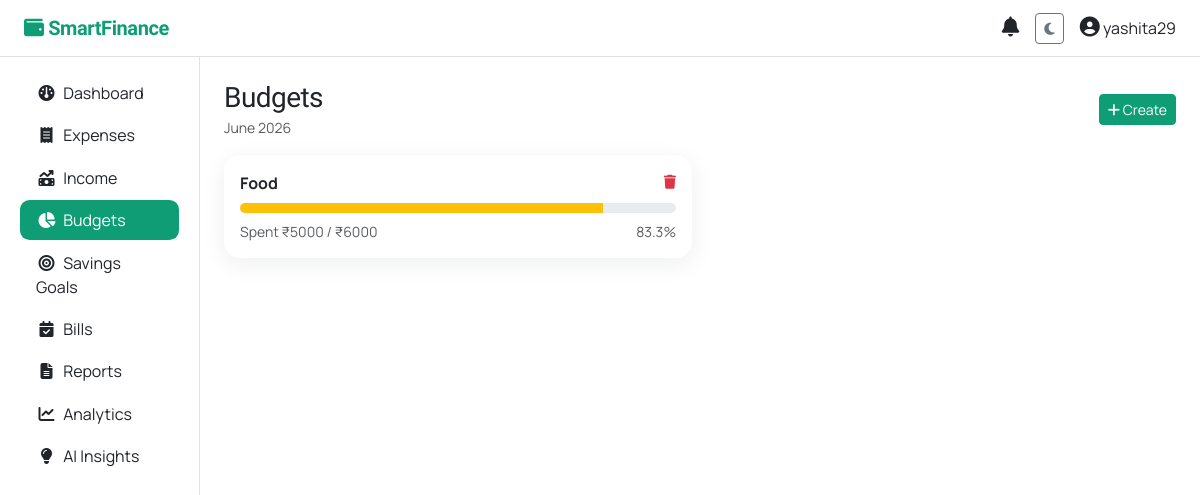
Page /budgets/ (signed in) on the committed database.
### core/models.py (models this page shows, shortened)
class Budget(models.Model):
    user = models.ForeignKey(settings.AUTH_USER_MODEL, on_delete=models.CASCADE, related_name="budgets")
    category = models.ForeignKey(Category, on_delete=models.CASCADE, related_name="budgets")
    month = models.DateField(help_text="First day of the budget month")
    limit_amount = models.DecimalField(max_digits=12, decimal_places=2)
    class Meta:
        unique_together = ("user", "category", "month")
        ordering = ["-month"]
        indexes = [models.Index(fields=["user", "month"])]
    def spent(self):
        agg = Expense.objects.filter(
            user=self.user, category=self.category,
            date__year=self.month.year, date__month=self.month.month,
        ).aggregate(total=models.Sum("amount"))
        return agg["total"] or Decimal("0")
    def percent_used(self):
        if self.limit_amount == 0:
            return 0
        return round((self.spent() / self.limit_amount) * 100, 1)

class Category(models.Model):
    KIND_EXPENSE = "expense"
    KIND_INCOME = "income"
    KIND_CHOICES = [(KIND_EXPENSE, "Expense"), (KIND_INCOME, "Income")]
    name = models.CharField(max_length=64)
    kind = models.CharField(max_length=10, choices=KIND_CHOICES, default=KIND_EXPENSE)
    icon = models.CharField(max_length=40, blank=True, help_text="Font Awesome class, e.g. 'fa-utensils'")
    class Meta:
        verbose_name_plural = "categories"
        unique_together = ("name", "kind")
        ordering = ["name"]

### core/views.py (the view)
# urls.py: path("budgets/", views.budget_list, name="budget_list"),
@login_required
def budget_list(request):
    today = timezone.now().date().replace(day=1)
    budgets = Budget.objects.filter(user=request.user, month=today).select_related("category")
    return render(request, "budget_list.html", {"budgets": budgets, "month": today})

### core/context_processors.py (called while the page is built)
def notifications(request):
    if not request.user.is_authenticated:
        return {}
    qs = Notification.objects.filter(user=request.user, is_read=False)
    return {"unread_notifications": qs[:10], "unread_count": qs.count()}

### templates/budget_list.html (shortened to what this page needs)
{% extends "base.html" %}
{% block content %}
<div class="d-flex justify-content-between align-items-center mb-3">
  <div><h3 class="mb-0">Budgets</h3><span class="text-muted small">{{ month|date:"F Y" }}</span></div>
  <a href="{% url 'budget_create' %}" class="btn btn-accent btn-sm"><i class="fa-solid fa-plus"></i> Create</a>
</div>
<div class="row g-3">
{% for b in budgets %}
  <div class="col-md-6">
    <div class="card sf-card p-3">
      <div class="d-flex justify-content-between"><strong>{{ b.category.name }}</strong>
        <a href="{% url 'budget_delete' b.pk %}" class="text-danger small"><i class="fa-solid fa-trash"></i></a></div>
      <div class="progress my-2" style="height:10px">
        <div class="progress-bar {% if b.percent_used > 100 %}bg-danger{% elif b.percent_used > 80 %}bg-warning{% else %}bg-success{% endif %}" style="width:{% if b.percent_used > 100 %}100{% else %}{{ b.percent_used }}{% endif %}%"></div>
      </div>
      <div class="d-flex justify-content-between small text-muted">
        <span>Spent ₹{{ b.spent|floatformat:0 }} / ₹{{ b.limit_amount|floatformat:0 }}</span>
        <span>{{ b.percent_used }}%</span>
      </div>
    </div>
  </div>
{% empty %}<div class="col-12"><p class="text-muted">No budgets set for this month.</p></div>{% endfor %}
</div>
{% endblock %}

### templates/base.html (shortened to what this page needs)
{% load static %}
<!DOCTYPE html>
<html lang="en" data-bs-theme="light">
<head>
  <link href="https://cdn.jsdelivr.net/npm/bootstrap@5.3.3/dist/css/bootstrap.min.css" rel="stylesheet">
  <link href="https://cdnjs.cloudflare.com/ajax/libs/font-awesome/6.5.1/css/all.min.css" rel="stylesheet">
</head>
<body>
{% if user.is_authenticated %}
<nav class="navbar navbar-expand-lg border-bottom sticky-top bg-body">
  <div class="container-fluid px-4">
    <a class="navbar-brand" href="{% url 'dashboard' %}"><i class="fa-solid fa-wallet"></i> SmartFinance</a>
    <div class="ms-auto d-flex align-items-center gap-3">
      <div class="dropdown">
        <a class="position-relative text-body" href="#" data-bs-toggle="dropdown">
          <i class="fa-solid fa-bell fs-5"></i>
        </a>
      </div>
      <button class="btn btn-sm btn-outline-secondary" id="themeToggle" type="button"><i class="fa-solid fa-moon"></i></button>
      <div class="dropdown">
        <a class="text-body text-decoration-none" href="#" data-bs-toggle="dropdown">
          <i class="fa-solid fa-circle-user fs-5"></i> {{ user.username }}
        </a>
      </div>
    </div>
  </div>
</nav>
<div class="container-fluid">
  <div class="row">
    <aside class="col-lg-2 col-md-3 d-none d-md-block py-3 sf-side border-end" style="min-height:90vh">
      <nav class="nav flex-column px-2">
        {% with r=request.resolver_match.url_name %}
        <a class="nav-link {% if r == 'dashboard' %}active{% endif %}" href="{% url 'dashboard' %}"><i class="fa-solid fa-gauge"></i>Dashboard</a>
        <a class="nav-link {% if 'expense' in r %}active{% endif %}" href="{% url 'expense_list' %}"><i class="fa-solid fa-receipt"></i>Expenses</a>
        <a class="nav-link {% if 'income' in r %}active{% endif %}" href="{% url 'income_list' %}"><i class="fa-solid fa-money-bill-trend-up"></i>Income</a>
        <a class="nav-link {% if 'budget' in r %}active{% endif %}" href="{% url 'budget_list' %}"><i class="fa-solid fa-chart-pie"></i>Budgets</a>
        <a class="nav-link {% if 'goal' in r %}active{% endif %}" href="{% url 'goal_list' %}"><i class="fa-solid fa-bullseye"></i>Savings Goals</a>
        <a class="nav-link {% if 'bill' in r %}active{% endif %}" href="{% url 'bill_list' %}"><i class="fa-solid fa-calendar-check"></i>Bills</a>
        <a class="nav-link {% if r == 'reports' %}active{% endif %}" href="{% url 'reports' %}"><i class="fa-solid fa-file-lines"></i>Reports</a>
        <a class="nav-link {% if r == 'analytics' %}active{% endif %}" href="{% url 'analytics' %}"><i class="fa-solid fa-chart-line"></i>Analytics</a>
        <a class="nav-link {% if r == 'insights' %}active{% endif %}" href="{% url 'insights' %}"><i class="fa-solid fa-lightbulb"></i>AI Insights</a>
        {% endwith %}
      </nav>
    </aside>
    <main class="col-lg-10 col-md-9 py-4 px-4">
      {% block content %}{% endblock %}
    </main>
  </div>
</div>
{% else %}
  {% block public %}{% endblock %}
{% endif %}
</body>
</html>

### templates/base.html (style rules this page uses)
:root { --sf-accent:#0f9d76; --sf-accent-2:#0b6e63; --sf-ink:#0d1b2a; --sf-display:'Sora',sans-serif; --sf-body:'Manrope',sans-serif; }
body { font-family:var(--sf-body); }
h1,h2,h3,h4,.navbar-brand { font-family:var(--sf-display);letter-spacing:-.02em; }
.navbar-brand { color:var(--sf-accent)!important;font-weight:700; }
.sf-card { border:none;border-radius:1rem;box-shadow:0 6px 24px rgba(13,27,42,.07); }
.btn-accent { background:var(--sf-accent);border-color:var(--sf-accent);color:#fff; }
.sf-side .nav-link { border-radius:.6rem;color:inherit;margin-bottom:.15rem; }
.sf-side .nav-link.active { background:var(--sf-accent);color:#fff; }
.sf-side .nav-link i { width:1.3rem;text-align:center;margin-right:.4rem; }

### rows in the picture
Budget: category.name "Food", spent "5000", limit_amount "6000", percent_used "83.3"

### other values in the picture
{{ user.username }} "yashita29"
{{ month|date:"F Y" }} "June 2026"
